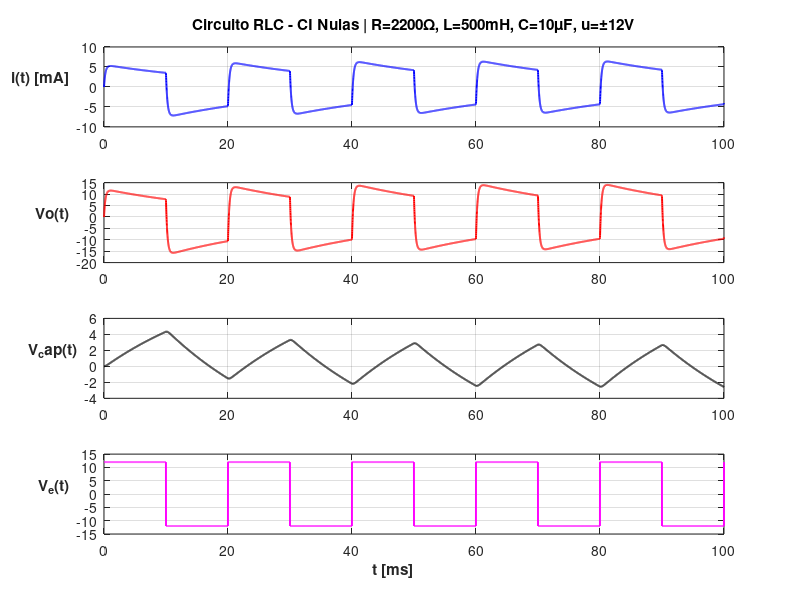

Write the MATLAB code that produced this figure.
% ===========================================================
% Sistema: Circuito RLC serie
% Variables de estado: x = [i, v_c]
% Entrada:  u = v_e(t)  (escalon +/-12V, cambia signo cada 10ms)
% Salida:   y = v_r(t) = R * i(t)
%
% Modelo en espacio de estados:
%   x_p = A*x(t) + b*u(t)
%   y     = c^T * x(t)
%
% Matrices:
%   A = [-R/L  -1/L]    b = [1/L]    c = [R  0]
%       [ 1/C   0  ]        [ 0 ]
% 
% ===========================================================

clear all; close all; clc;
pkg load control

% ============================================================
% Item 1 - Actividad Practica 1
% ============================================================


% 1- ASIGNO VALORES A PARAMETROS, las variables del sistema (RLC, V)
R       = 2200;
L       = 500e-3;
C       = 10e-6;
V_amp   = 12.0;
T_signo = 10e-3;     % Periodo de cambio de signo de escalon[s] - 10 ms

% 2- CREO MATRICES que modelan sistemas (A, b, c)
A = [-R/L,  -1/L;
      1/C,   0  ];

B = [1/L;
     0  ];

C = [R;
     0]';      % y = c' * x  => v_r = R*i

D=0;

% 3- CREO SISTEMA usando libreria control -> obtengo salida para voltaje de resistencia
sys=ss(A,B,C,D);

% 4- (EXTRA) VERIFICO ESTABILIDAD: calc autovalores de A para tener los polos de la FdT
autovalores = eig(A);
fprintf('Autovalores del sistema:\n');
for k = 1:length(autovalores)
  fprintf('  lambda_%d = %.4f + %.4fi\n', k, real(autovalores(k)), imag(autovalores(k)));
end
if all(real(autovalores) < 0)
  fprintf('  => Sistema ESTABLE (Re(lambda) < 0)\n\n');
else
  fprintf('  => Sistema INESTABLE\n\n');
end

% 5- CONFIGURO SIMULACION: asigno vector de entrada U que cambia de signo cada 10ms, y seteo vector t de 0 a 0.1s con paso 1e-5
dt    = 1e-5;      % Paso [s]
t_fin = 0.10;      % Tiempo total [s]
t     = 0:dt:t_fin;
N     = length(t);

% Generacion de la entrada: escalon +12V/-12V cada T_signo
u_hist = zeros(1, N);
for k = 1:N
  n_periodo = floor(t(k) / T_signo);
  if mod(n_periodo, 2) == 0
    u_hist(k) = +V_amp;
  else
    u_hist(k) = -V_amp;
  end
end

% 6- SIMULACION y GRAFICO: tomo valores de las variables de interes y grafico
[y, t, x] = lsim(sys, u_hist, t);
% y -> tensión en la resistencia
% x(:,1) -> corriente i(t)
% x(:,2) -> tensión del capacitor
t_ms = t * 1e3;   % tiempo en ms para graficos
figure;

subplot(4,1,1);
plot(t_ms, 1e3*x(:,1), 'b', 'LineWidth', 1.4);
ylabel("i(t) [mA]", ...
"rotation", 0, ...
"fontweight", "bold", ...
"horizontalalignment", "right");
title('Circuito RLC - CI Nulas | R=2200\Omega, L=500mH, C=10\muF, u=\pm12V');
grid on;

subplot(4,1,2);
plot(t_ms, y, 'r', 'LineWidth', 1.4);
ylabel("Vo(t)", ...
       "rotation", 0, ...
       "fontweight", "bold", ...
       "horizontalalignment", "right");
grid on;

subplot(4,1,3);
plot(t_ms, x(:,2), 'k', 'LineWidth', 1.4);
ylabel("V_cap(t)", ...
       "rotation", 0, ...
       "fontweight", "bold", ...
       "horizontalalignment", "right");
grid on;

subplot(4,1,4);
plot(t_ms, u_hist, 'm', 'LineWidth', 1.4);       
h = xlabel("t [ms]", "fontweight", "bold");
set(h, "horizontalalignment", "right");
ylabel("V_e(t)", ...
       "rotation", 0, ...
       "fontweight", "bold", ...
       "horizontalalignment", "right");
grid on;
